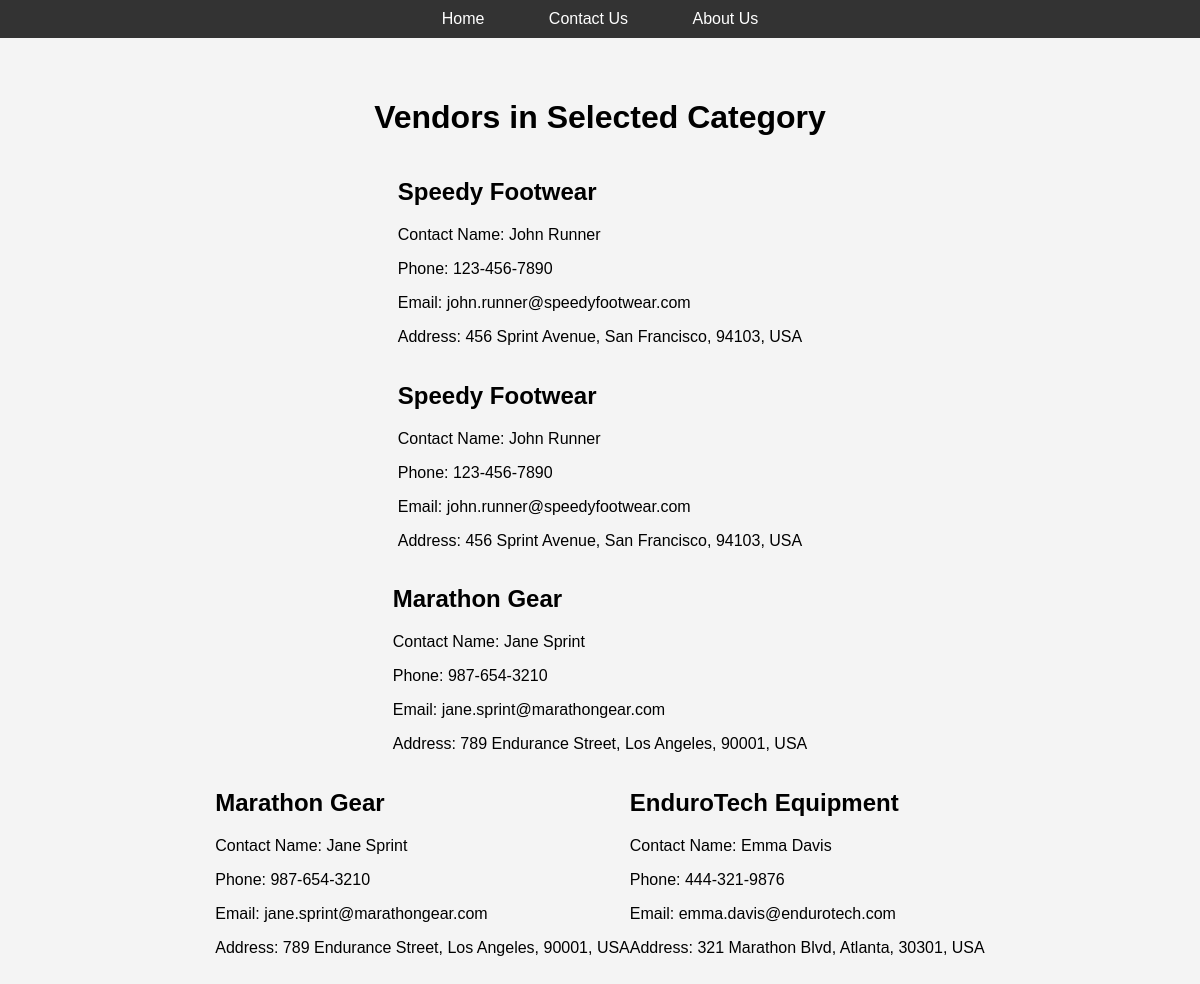
/User.php/vendors.php?category_id=11, run on the app's committed database.
### tables this page shows
CREATE TABLE Vendor (
    VendorID INT PRIMARY KEY,
    VendorName VARCHAR(100),
    ContactName VARCHAR(100),
    Phone VARCHAR(20),
    Email VARCHAR(255),
    Address VARCHAR(255),
    City VARCHAR(100),
    PostalCode VARCHAR(20),
    Country VARCHAR(100),
    CreatedDate TIMESTAMP DEFAULT CURRENT_TIMESTAMP
);

### User.php/vendors.php (the view, shortened to what this page needs)
<?php
$categoryId = intval($_GET['category_id']);
function get_vendors_by_category($categoryId) {
    $sql = "SELECT v.VendorID, v.VendorName, v.ContactName, v.Phone, v.Email, v.Address, v.City, v.PostalCode, v.Country
            FROM Vendor v
            INNER JOIN Product p ON v.VendorID = p.VendorID
            WHERE p.CategoryID = ?";
    $stmt = $GLOBALS['conn']->prepare($sql);
    $stmt->bind_param("i", $categoryId);
    $stmt->execute();
    $result = $stmt->get_result();
    $rows = $result->fetch_all(MYSQLI_ASSOC);
    return $rows;
}
$vendors = get_vendors_by_category($categoryId);
?>
<!DOCTYPE html>
<html lang="en">
<head>
</head>
<body>
<div class="menu">
    <a href="index.php">Home</a>
    <a href="contact.php">Contact Us</a>
    <a href="about.php">About Us</a>
</div>
<div class="container">
    <h1>Vendors in Selected Category</h1>
    <?php if (count($vendors) > 0): ?>
       <?php foreach ($vendors as $vendor): ?>
    <div class="vendor-card" onclick="window.location.href='products.php?vendor_id=<?php echo $vendor['VendorID']; ?>'">
        <h2><?php echo htmlspecialchars($vendor['VendorName']); ?></h2>
        <p>Contact Name: <?php echo htmlspecialchars($vendor['ContactName']); ?></p>
        <p>Phone: <?php echo htmlspecialchars($vendor['Phone']); ?></p>
        <p>Email: <?php echo htmlspecialchars($vendor['Email']); ?></p>
        <p>Address: <?php echo htmlspecialchars($vendor['Address']) . ', ' . htmlspecialchars($vendor['City']) . ', ' . htmlspecialchars($vendor['PostalCode']) . ', ' . htmlspecialchars($vendor['Country']); ?></p>
    </div>
<?php endforeach; ?>
    <?php else: ?>
        <p>No vendors found for this category.</p>
    <?php endif; ?>
</div>
</body>
</html>

### User.php/vendors.php (style rules this page uses)
body { font-family: Arial, sans-serif; background-color: #f4f4f4; margin: 0; padding: 0; }
.menu { text-align: center; background-color: #333; padding: 10px; }
.menu a { color: white; padding: 14px 20px; text-decoration: none; margin: 0 10px; border-radius: 4px; }
h1 { text-align: center; }
.container { display: flex; flex-wrap: wrap; justify-content: center; max-width: 800px; margin: 20px auto; padding: 20px; }

### data on the page
vendor: VendorName "Speedy Footwear", ContactName "John Runner", Phone "123-456-7890", Email "john.runner@speedyfootwear.com", Address "456 Sprint Avenue", City "San Francisco", PostalCode "94103", Country "USA"
vendor: VendorName "Marathon Gear", ContactName "Jane Sprint", Phone "987-654-3210", Email "jane.sprint@marathongear.com", Address "789 Endurance Street", City "Los Angeles", PostalCode "90001", Country "USA"
vendor: VendorName "EnduroTech Equipment", ContactName "Emma Davis", Phone "444-321-9876", Email "emma.davis@endurotech.com", Address "321 Marathon Blvd", City "Atlanta", PostalCode "30301", Country "USA"
